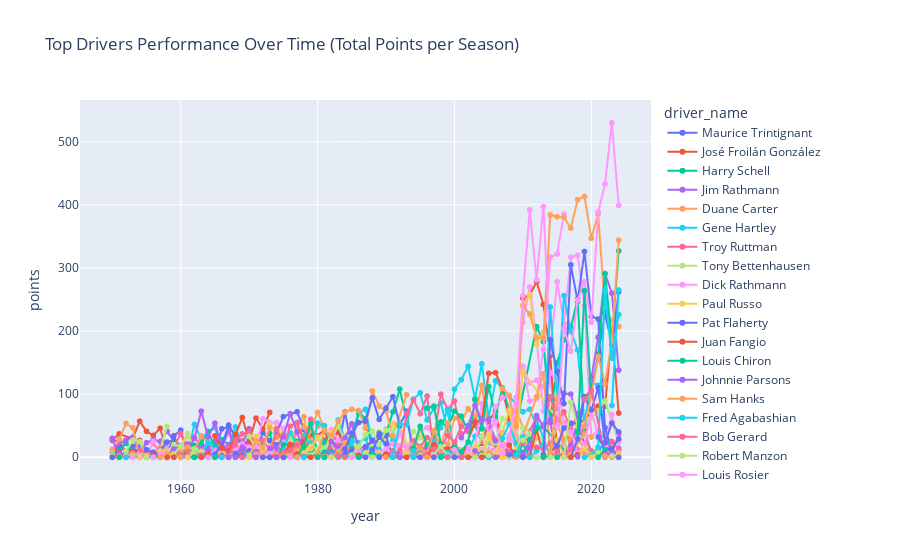

The cell this chart's notebook holds for it:
### Code cell
# Group and prepare data
driver_yearly = (
    df.groupby(["year", "driverId", "forename", "surname"])["points"]
    .sum()
    .reset_index()
)
driver_yearly["driver_name"] = driver_yearly["forename"] + " " + driver_yearly["surname"]

filtered = driver_yearly.copy()

# Plot
fig = px.line(
    filtered,
    x="year",
    y="points",
    color="driver_name",
    title="Top Drivers Performance Over Time (Total Points per Season)",
    markers=True
)
fig.show()
